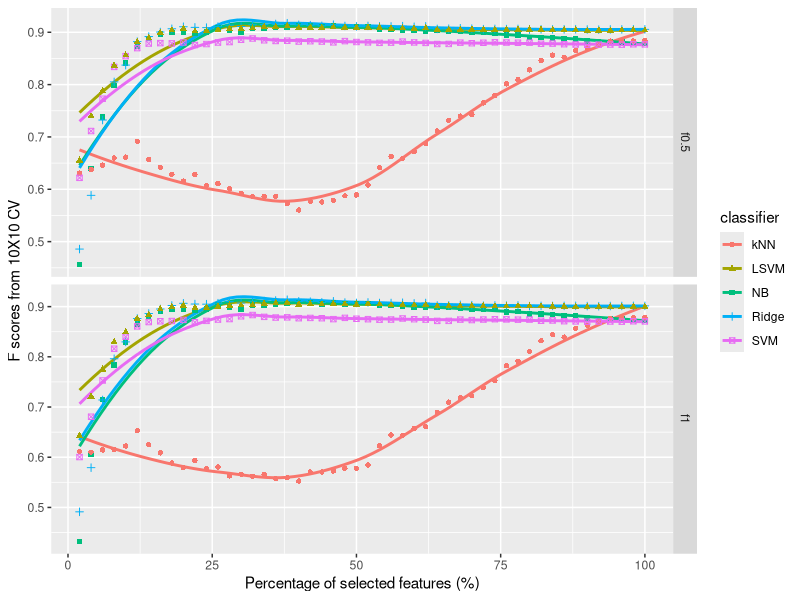

Write the R code that produced this figure.
setwd("D:/Study/Thesis/Experiments/Util/RPlots/class")
library("ggplot2")
featuresdata = read.csv("class_03_feature_selection.csv")
p <- ggplot(featuresdata, aes(x=features, y=value, group=classifier))+ labs(x = "Percentage of selected features (%)", y = "F scores from 10X10 CV" )
q <- p + stat_smooth(se = FALSE, aes(color=classifier)) + geom_point(aes(color=classifier, shape=classifier)) 
q + facet_grid(metrics ~ ., scale = "free_y")